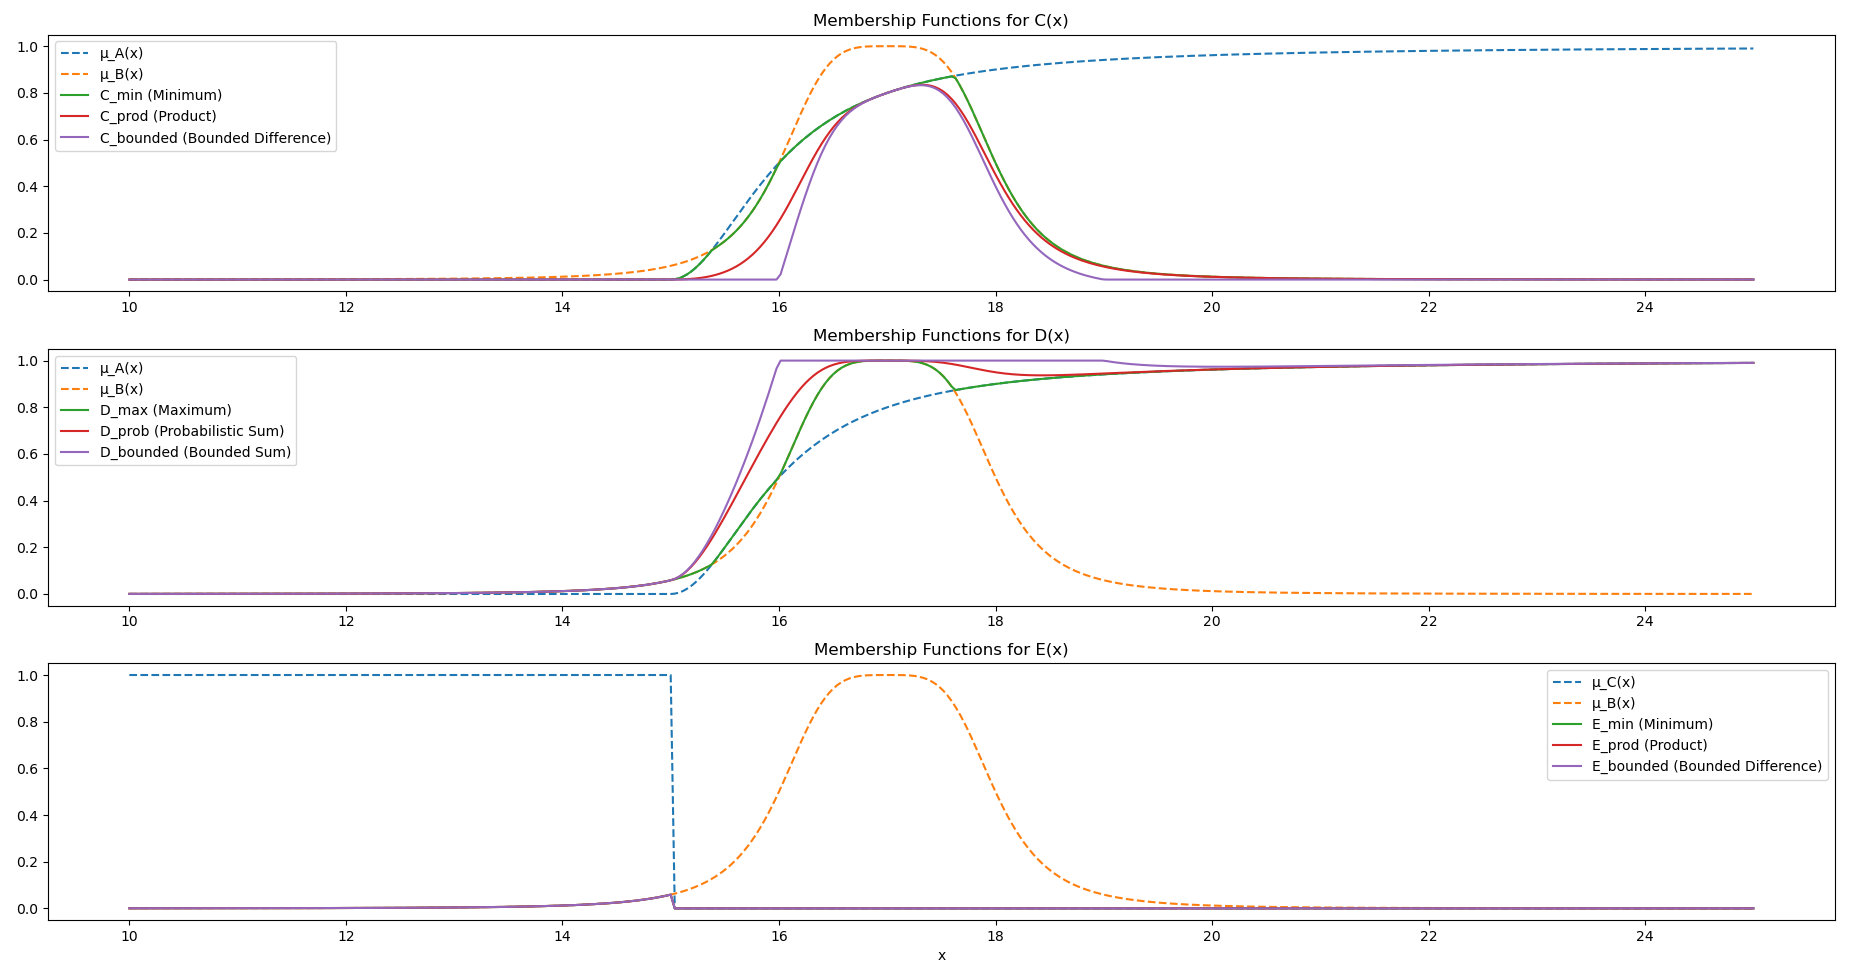

Write Python code to recreate this figure.
import numpy as np
import matplotlib.pyplot as plt

# Ορισμός των συναρτήσεων συμμετοχής
def mu_A(x):
    return np.where(x > 15, 1 / (1 + (x - 15)**-2), 0)

def mu_B(x):
    return 1 / (1 + (x - 17)**4)

def mu_C(x):
    return np.where(x <= 15, 1, 0)

# Ορισμός των τελεστών για τα τρία ερωτήματα
def fuzzy_and_min(mu1, mu2):
    return np.minimum(mu1, mu2)

def fuzzy_and_prod(mu1, mu2):
    return mu1 * mu2

def fuzzy_and_bounded(mu1, mu2):
    return np.maximum(0, mu1 + mu2 - 1)

def fuzzy_or_max(mu1, mu2):
    return np.maximum(mu1, mu2)

def fuzzy_or_prob(mu1, mu2):
    return mu1 + mu2 - mu1 * mu2

def fuzzy_or_bounded(mu1, mu2):
    return np.minimum(1, mu1 + mu2)

# Δημιουργία του διαστήματος τιμών x
x = np.linspace(10, 25, 400)

# Υπολογισμοί για το C(x)
mu_A_values = mu_A(x)
mu_B_values = mu_B(x)
C_min = fuzzy_and_min(mu_A_values, mu_B_values)
C_prod = fuzzy_and_prod(mu_A_values, mu_B_values)
C_bounded = fuzzy_and_bounded(mu_A_values, mu_B_values)

# Υπολογισμοί για το D(x)
D_max = fuzzy_or_max(mu_A_values, mu_B_values)
D_prob = fuzzy_or_prob(mu_A_values, mu_B_values)
D_bounded = fuzzy_or_bounded(mu_A_values, mu_B_values)

# Υπολογισμοί για το E(x) με την απλή μορφή του μ_C(x)
mu_C_values = mu_C(x)
E_min = fuzzy_and_min(mu_C_values, mu_B_values)
E_prod = fuzzy_and_prod(mu_C_values, mu_B_values)
E_bounded = fuzzy_and_bounded(mu_C_values, mu_B_values)

# Σχεδίαση όλων των συναρτήσεων
plt.figure(figsize=(18, 10))
plt.subplot(3, 1, 1)
plt.plot(x, mu_A_values, label='μ_A(x)', linestyle='--')
plt.plot(x, mu_B_values, label='μ_B(x)', linestyle='--')
plt.plot(x, C_min, label='C_min (Minimum)')
plt.plot(x, C_prod, label='C_prod (Product)')
plt.plot(x, C_bounded, label='C_bounded (Bounded Difference)')
plt.title('Membership Functions for C(x)')
plt.legend()

plt.subplot(3, 1, 2)
plt.plot(x, mu_A_values, label='μ_A(x)', linestyle='--')
plt.plot(x, mu_B_values, label='μ_B(x)', linestyle='--')
plt.plot(x, D_max, label='D_max (Maximum)')
plt.plot(x, D_prob, label='D_prob (Probabilistic Sum)')
plt.plot(x, D_bounded, label='D_bounded (Bounded Sum)')
plt.title('Membership Functions for D(x)')
plt.legend()

plt.subplot(3, 1, 3)
plt.plot(x, mu_C_values, label='μ_C(x)', linestyle='--')
plt.plot(x, mu_B_values, label='μ_B(x)', linestyle='--')
plt.plot(x, E_min, label='E_min (Minimum)')
plt.plot(x, E_prod, label='E_prod (Product)')
plt.plot(x, E_bounded, label='E_bounded (Bounded Difference)')
plt.title('Membership Functions for E(x)')
plt.legend()

plt.xlabel('x')
plt.tight_layout()
plt.show()
